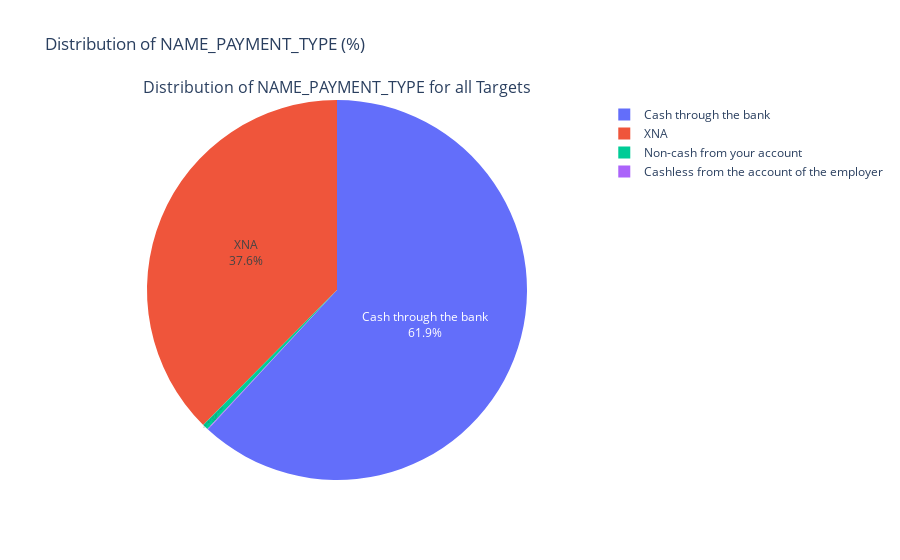

The notebook cell this image was saved under:
### Code cell
plot_categorical_variables_pie(prev_application_df, "NAME_PAYMENT_TYPE", plot_defaulter=False)

### Figure 1 — Plotly figure (JSON) as saved in the notebook; plotly's stock layout.template omitted (floating-point values rounded to 4 significant figures)
{"data": [{"domain": {"x": [0, 1], "y": [0, 1]}, "hole": 0, "labels": ["Cash through the bank", "XNA", "Non-cash from your account", "Cashless from the account of the employer"], "textinfo": "label+percent", "textposition": "inside", "type": "pie", "values": [1033552, 627384, 8193, 1085]}], "layout": {"annotations": [{"font": {"size": 16}, "showarrow": false, "text": "Distribution of NAME_PAYMENT_TYPE for all Targets", "x": 0.5, "xanchor": "center", "xref": "paper", "y": 1, "yanchor": "bottom", "yref": "paper"}], "autosize": true, "title": {"text": "Distribution of NAME_PAYMENT_TYPE (%)"}}}
